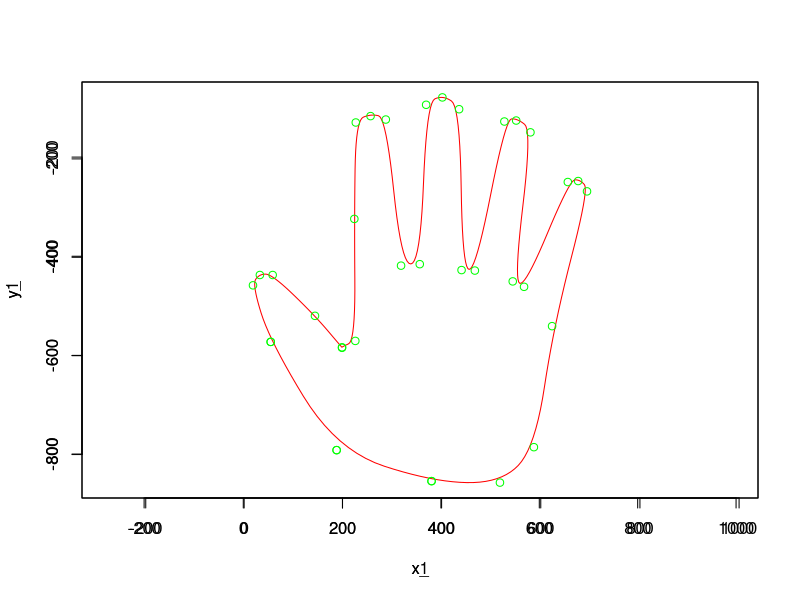

Reproduce this figure in R.
#Randy Darrell  Gustavo Mendez Adrian Garcia Juan Rodriguez
f_ <-function(x0,d0,d1,delta){
  f<-function(t){
    r<-x0
    k<-t
    r<-r+k*d0
    k<-k*t
    r<-r+k*(3*delta-2*d0-d1)
    k<-k*t
    r<-r+k*(d0+d1-2*delta)
  }
  return(f)
}

S_ <-function(x,k){
  s<-c()
  i=0
  L=length(x)
  while(i<L+1){
    x0_=(x[i%%L]+x[(i+1)%%L])/2
    d0_=k*(x[(i+1)%%L]-x[i%%L])
    d1_=k*(x[(i+2)%%L]-x[(i+1)%%L])
    del_=(x[(i+2)%%L]-x[i%%L])/2
    f=f_(x0_,d0_,d1_,del_)
    j=0
    while(j<1){
      r=f(j)
      s=append(s,r)
      j=j+0.1
    }
    i=i+1
  }
  
  return(s)
}

plotS <-function(x,y,k,x1,y1){
  
  x_<-S_(x,k)
  y_<-S_(y,k)
  z<-rep(1,32)
  plot( x_, y_, type="l", col="red",asp=1 )
  par(new=TRUE)
  plot( x1, y1, type="p", col="green",asp=1 )
  }

#interpolacion
##Puntos 

x=c(381,188,54,18,32,58,144,199,199,226,224,227,257,288,319,357,370,403,437,442,469,529,553,582,546,569,658,679,697,626,589,520,381,188,54)                                                                                                       
y=c(855,792,572,457,436,436,519,584,583,570,322,126,113,120,417,414,90,75,99,426,427,124,122,146,449,460,247,245,266,540,786,858,855,792,572)     
y=y*-1

plotS(x,y,1,x,y)
